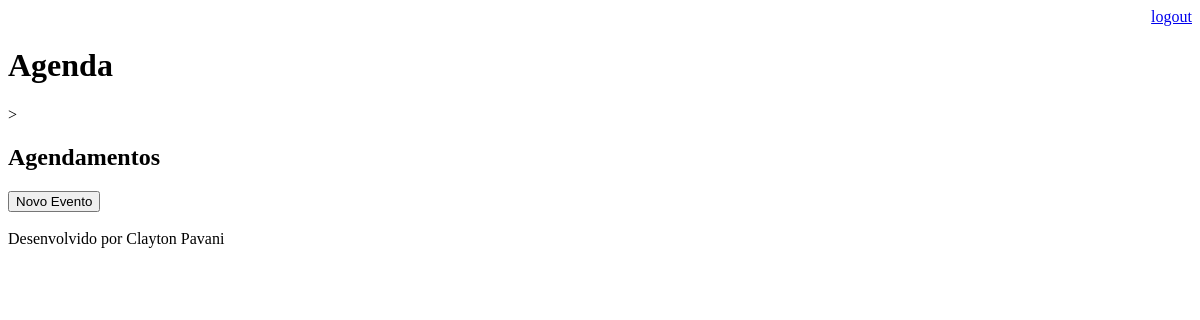
Before: /agenda/ (signed in) with the older database file.
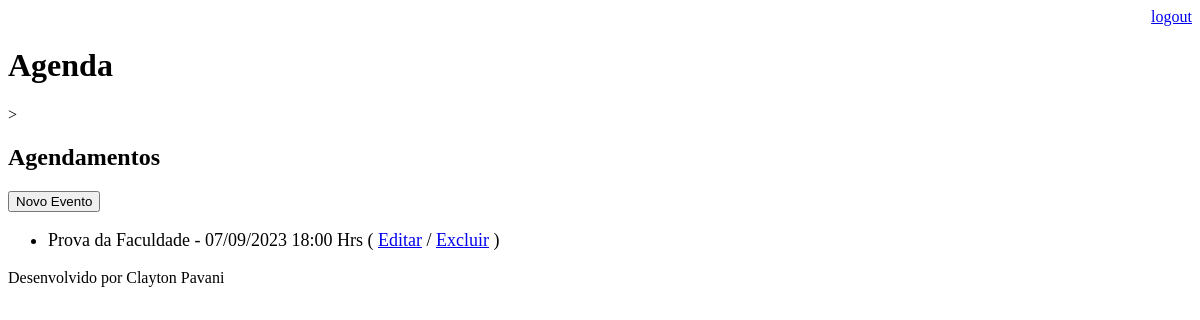
After: the same page with the newer database file.
### core/models.py (models this page shows, shortened)
class evento(models.Model):
    titulo = models.CharField(max_length=100)
    descricao = models.TextField(blank=True, null=True)
    data_evento = models.DateTimeField(verbose_name='Data do Evento')
    data_criacao = models.DateTimeField(auto_now=True)
    usuario = models.ForeignKey(User, on_delete=models.CASCADE)
    class Meta:
        db_table = 'evento'
    def get_data_evento(self):
        return self.data_evento.strftime('%d/%m/%Y %H:%M Hrs')

### core/views.py (the view)
# urls.py: path('agenda/', views.lista_eventos),
@login_required(login_url='/login/')
def lista_eventos(request):
    usuario = request.user
    Evento = evento.objects.filter(usuario=usuario)
    dados = {'Eventos': Evento}
    return render(request, 'agenda.html', dados)

### templates/agenda.html
{% extends "model-page.html"  %}
{% block content %}
    <h2>Agendamentos</h2>
    <a href="eventu/">
        <button type="button">Novo Evento</button>
    </a>
    <ul style="font-size: 18px">
        {% for Evento in Eventos %}
            <li>
                {{ Evento.titulo }} - {{ Evento.get_data_evento}}
                ( <a href="/agenda/eventu/?id={{ Evento.id }} ">Editar</a>
                / <a href="/agenda/eventu/delete/{{ Evento.id }}/ ">Excluir</a> )
            </li>
        {% endfor %}
    </ul>
{% endblock %}

Changed rows visible on the page:
added evento: titulo "Prova da Faculdade", get_data_evento "07/09/2023 18:00 Hrs"
